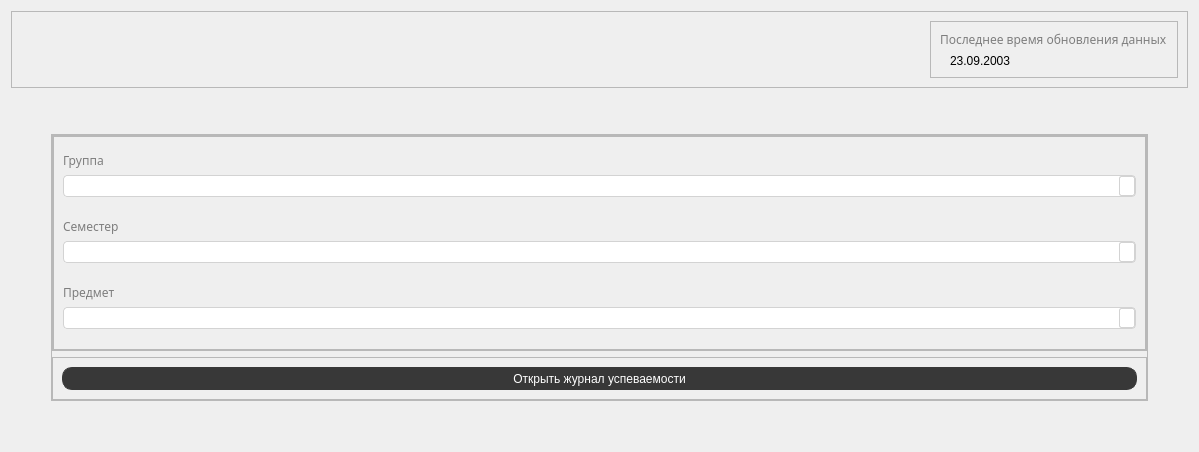
     <widget class="QWidget" name="journal">
      <property name="styleSheet">
       <string notr="true">QWidget[objectName=&quot;journal&quot;] { background-color: #f0f8ff; }</string>
      </property>
      <attribute name="title">
       <string>Журнал</string>
      </attribute>
      <layout class="QVBoxLayout" name="verticalLayout_38">
       <item>
        <widget class="QFrame" name="frame_18">
         <property name="frameShape">
          <enum>QFrame::StyledPanel</enum>
         </property>
         <property name="frameShadow">
          <enum>QFrame::Raised</enum>
         </property>
         <layout class="QHBoxLayout" name="horizontalLayout_10">
          <item>
           <spacer name="horizontalSpacer_8">
            <property name="orientation">
             <enum>Qt::Horizontal</enum>
            </property>
            <property name="sizeHint" stdset="0">
             <size>
              <width>909</width>
              <height>20</height>
             </size>
            </property>
           </spacer>
          </item>
          <item>
           <widget class="QFrame" name="frame_8">
            <property name="styleSheet">
             <string notr="true">QFrame[objectName=&quot;frame_8&quot;] {
	background-color: white;
	border: 1px solid #dcdcdc;
}</string>
            </property>
            <property name="frameShape">
             <enum>QFrame::StyledPanel</enum>
            </property>
            <property name="frameShadow">
             <enum>QFrame::Raised</enum>
            </property>
            <layout class="QVBoxLayout" name="verticalLayout_30">
             <item>
              <layout class="QVBoxLayout" name="verticalLayout_29">
               <item>
                <widget class="QLabel" name="title_4">
                 <property name="font">
                  <font>
                   <family>Montserrat Medium</family>
                   <pointsize>9</pointsize>
                  </font>
                 </property>
                 <property name="styleSheet">
                  <string notr="true">color: #7e7e7e;</string>
                 </property>
                 <property name="text">
                  <string>Последнее время обновления данных</string>
                 </property>
                </widget>
               </item>
              </layout>
             </item>
             <item>
              <layout class="QVBoxLayout" name="verticalLayout_31">
               <property name="leftMargin">
                <number>10</number>
               </property>
               <item>
                <widget class="QLabel" name="date">
                 <property name="text">
                  <string>23.09.2003</string>
                 </property>
                </widget>
               </item>
              </layout>
             </item>
            </layout>
           </widget>
          </item>
         </layout>
        </widget>
       </item>
       <item>
        <layout class="QVBoxLayout" name="verticalLayout_37">
         <item>
          <spacer name="verticalSpacer_4">
           <property name="orientation">
            <enum>Qt::Vertical</enum>
           </property>
           <property name="sizeHint" stdset="0">
            <size>
             <width>20</width>
             <height>40</height>
            </size>
           </property>
          </spacer>
         </item>
        </layout>
       </item>
       <item>
        <layout class="QHBoxLayout" name="horizontalLayout_11">
         <item>
          <spacer name="horizontalSpacer_9">
           <property name="orientation">
            <enum>Qt::Horizontal</enum>
           </property>
           <property name="sizeType">
            <enum>QSizePolicy::Minimum</enum>
           </property>
           <property name="sizeHint" stdset="0">
            <size>
             <width>40</width>
             <height>20</height>
            </size>
           </property>
          </spacer>
         </item>
         <item>
          <widget class="QFrame" name="frame_12">
           <property name="frameShape">
            <enum>QFrame::StyledPanel</enum>
           </property>
           <property name="frameShadow">
            <enum>QFrame::Raised</enum>
           </property>
           <layout class="QVBoxLayout" name="verticalLayout_35">
            <property name="leftMargin">
             <number>0</number>
            </property>
            <property name="topMargin">
             <number>0</number>
            </property>
            <property name="rightMargin">
             <number>0</number>
            </property>
            <property name="bottomMargin">
             <number>0</number>
            </property>
            <item>
             <widget class="QFrame" name="frame_10">
              <property name="frameShape">
               <enum>QFrame::StyledPanel</enum>
              </property>
              <property name="frameShadow">
               <enum>QFrame::Raised</enum>
              </property>
              <layout class="QVBoxLayout" name="verticalLayout_33">
               <property name="leftMargin">
                <number>0</number>
               </property>
               <property name="topMargin">
                <number>0</number>
               </property>
               <property name="rightMargin">
                <number>0</number>
               </property>
               <property name="bottomMargin">
                <number>0</number>
               </property>
               <item>
                <widget class="QFrame" name="frame_9">
                 <property name="styleSheet">
                  <string notr="true">QFrame[objectName=&quot;frame_9&quot;] {
	background-color: white;
	border: 1px solid #dcdcdc;
}</string>
                 </property>
                 <property name="frameShape">
                  <enum>QFrame::StyledPanel</enum>
                 </property>
                 <property name="frameShadow">
                  <enum>QFrame::Raised</enum>
                 </property>
                 <layout class="QVBoxLayout" name="verticalLayout_28">
                  <property name="topMargin">
                   <number>0</number>
                  </property>
                  <property name="bottomMargin">
                   <number>20</number>
                  </property>
                  <item>
                   <layout class="QVBoxLayout" name="verticalLayout_12">
                    <property name="topMargin">
                     <number>15</number>
                    </property>
                    <item>
                     <widget class="QLabel" name="title_5">
                      <property name="font">
                       <font>
                        <family>Montserrat Medium</family>
                        <pointsize>9</pointsize>
                       </font>
                      </property>
                      <property name="styleSheet">
                       <string notr="true">color: #7e7e7e;</string>
                      </property>
                      <property name="text">
                       <string>Группа</string>
                      </property>
                     </widget>
                    </item>
                   </layout>
                  </item>
                  <item>
                   <layout class="QVBoxLayout" name="verticalLayout_26">
                    <item>
                     <widget class="QComboBox" name="groupSelect">
                      <property name="font">
                       <font>
                        <underline>false</underline>
                       </font>
                      </property>
                      <property name="cursor">
                       <cursorShape>PointingHandCursor</cursorShape>
                      </property>
                      <property name="styleSheet">
                       <string notr="true">QComboBox {
max-height: 20px;
min-height: 20px;
border: 1px solid #D3D3D3;
border-radius: 4px;
color: #333;
/*padding: 8px;*/
}
  
QComboBox::drop-down {
border: 1px solid #D3D3D3;
border-radius: 2px;
 }
 
QComboBox::down-arrow {
padding: 0px 1px 0px 1px;
image: url(D:/courseworking/Project/icons/triangle.png);
background: qlineargradient(x1: 0, y1: 0, x2: 0, y2: 1,stop: 0 #black, stop: 1 #FFFFFF);
 }</string>
                      </property>
                     </widget>
                    </item>
                   </layout>
                  </item>
                  <item>
                   <layout class="QVBoxLayout" name="verticalLayout_13">
                    <property name="topMargin">
                     <number>15</number>
                    </property>
                    <item>
                     <widget class="QLabel" name="title_6">
                      <property name="font">
                       <font>
                        <family>Montserrat Medium</family>
                        <pointsize>9</pointsize>
                       </font>
                      </property>
                      <property name="styleSheet">
                       <string notr="true">color: #7e7e7e;</string>
                      </property>
                      <property name="text">
                       <string>Семестер</string>
                      </property>
                     </widget>
                    </item>
                   </layout>
                  </item>
                  <item>
                   <layout class="QVBoxLayout" name="verticalLayout_27">
                    <item>
                     <widget class="QComboBox" name="semesterSelect">
                      <property name="cursor">
                       <cursorShape>PointingHandCursor</cursorShape>
                      </property>
                      <property name="styleSheet">
                       <string notr="true">QComboBox {
max-height: 20px;
min-height: 20px;
border: 1px solid #D3D3D3;
border-radius: 4px;
color: #333;
/*padding: 8px;*/
}
  
QComboBox::drop-down {
border: 1px solid #D3D3D3;
border-radius: 2px;
 }
 
QComboBox::down-arrow {
padding: 0px 1px 0px 1px;
image: url(D:/courseworking/Project/icons/triangle.png);
background: qlineargradient(x1: 0, y1: 0, x2: 0, y2: 1,stop: 0 #black, stop: 1 #FFFFFF);
 }</string>
                      </property>
                     </widget>
                    </item>
                   </layout>
                  </item>
                  <item>
                   <layout class="QVBoxLayout" name="verticalLayout_14">
                    <property name="topMargin">
                     <number>15</number>
                    </property>
                    <item>
                     <widget class="QLabel" name="title_7">
                      <property name="font">
                       <font>
                        <family>Montserrat Medium</family>
                        <pointsize>9</pointsize>
                       </font>
                      </property>
                      <property name="styleSheet">
                       <string notr="true">color: #7e7e7e;</string>
                      </property>
                      <property name="text">
                       <string>Предмет</string>
                      </property>
                     </widget>
                    </item>
                   </layout>
                  </item>
                  <item>
                   <layout class="QVBoxLayout" name="verticalLayout_21">
                    <item>
                     <widget class="QComboBox" name="subjectSelect">
                      <property name="cursor">
                       <cursorShape>PointingHandCursor</cursorShape>
                      </property>
                      <property name="styleSheet">
                       <string notr="true">QComboBox {
max-height: 20px;
min-height: 20px;
border: 1px solid #D3D3D3;
border-radius: 4px;
color: #333;
/*padding: 8px;*/
}
  
QComboBox::drop-down {
border: 1px solid #D3D3D3;
border-radius: 2px;
 }
 
QComboBox::down-arrow {
padding: 0px 1px 0px 1px;
image: url(D:/courseworking/Project/icons/triangle.png);
background: qlineargradient(x1: 0, y1: 0, x2: 0, y2: 1,stop: 0 #black, stop: 1 #FFFFFF);
 }</string>
                      </property>
                     </widget>
                    </item>
                   </layout>
                  </item>
                 </layout>
                </widget>
               </item>
              </layout>
             </widget>
            </item>
            <item>
             <widget class="QFrame" name="frame_11">
              <property name="frameShape">
               <enum>QFrame::StyledPanel</enum>
              </property>
              <property name="frameShadow">
               <enum>QFrame::Raised</enum>
              </property>
              <layout class="QVBoxLayout" name="verticalLayout_34">
               <item>
                <layout class="QVBoxLayout" name="verticalLayout_32">
                 <item>
                  <widget class="QPushButton" name="pushButton">
                   <property name="cursor">
                    <cursorShape>PointingHandCursor</cursorShape>
                   </property>
                   <property name="styleSheet">
                    <string notr="true">QPushButton {
	min-height: 21px;
	max-height: 21px;
	color: white;
	font-size: 12px;
	font-family: 'SESans',Arial,sans-serif;;	
	border: 1px solid #383838; 
	background-color: #383838;
	border-radius: 10px;
}

QPushButton:hover {
	border: 0px;
	background-color: #616161;	
}

QPushButton:pressed {
	border: 0px;
	background-color: #616161; 
}</string>
                   </property>
                   <property name="text">
                    <string>Открыть журнал успеваемости</string>
                   </property>
                  </widget>
                 </item>
                </layout>
               </item>
              </layout>
             </widget>
            </item>
           </layout>
          </widget>
         </item>
         <item>
          <spacer name="horizontalSpacer_10">
           <property name="orientation">
            <enum>Qt::Horizontal</enum>
           </property>
           <property name="sizeType">
            <enum>QSizePolicy::Minimum</enum>
           </property>
           <property name="sizeHint" stdset="0">
            <size>
             <width>40</width>
             <height>20</height>
            </size>
           </property>
          </spacer>
         </item>
        </layout>
       </item>
       <item>
        <layout class="QVBoxLayout" name="verticalLayout_36">
         <item>
          <spacer name="verticalSpacer_3">
           <property name="orientation">
            <enum>Qt::Vertical</enum>
           </property>
           <property name="sizeHint" stdset="0">
            <size>
             <width>20</width>
             <height>40</height>
            </size>
           </property>
          </spacer>
         </item>
        </layout>
       </item>
      </layout>
     </widget>
